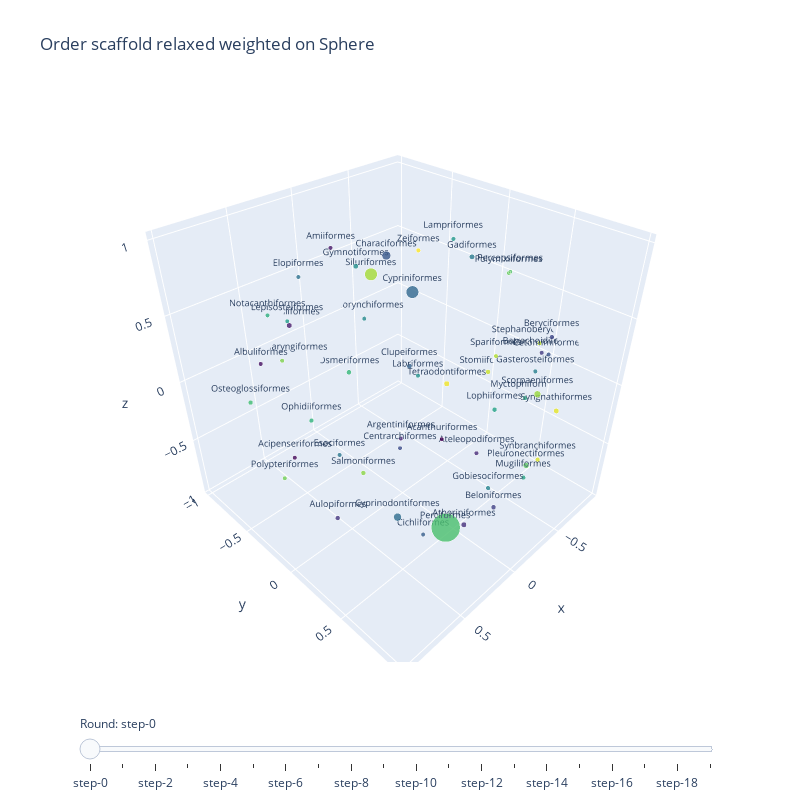

Notebook code for this chart:
### Code cell
# Now let's plot these for comparison.

# Use a slider to visualize the relaxation process.
fig = go.Figure()
rounds_to_plot = [5, 10, 15, 20, 25, 30, 35, 40, 45, 50, 55, 60, 65, 70, 75, 80, 85, 90, 95, 100]

# Precompute normalized marker sizes based on species count (consistent across all rounds).
# Scale counts to a pixel size range of 3–20.
_counts = random_taxa_mds_df['order'].map(order_counts)
_min, _max = _counts.min(), _counts.max()
marker_sizes = ((_counts - _min) / (_max - _min) * 17 + 3).values  # shape: (n_orders,)

# Add traces, one for each slider step
for step in range(len(rounds_to_plot)):
    filename = relaxed_order_scaffold_weighted_dir
    filename += f"/order-scaffold-weighted-relaxed_round{rounds_to_plot[step]}.csv"

    # reading data for that round
    tmp = pd.read_csv( filename )

    fig.add_trace(
        go.Scatter3d(
            x=tmp['x'],
            y=tmp['y'],
            z=tmp['z'],
            mode='markers+text',
            marker=dict(size=marker_sizes, color=tmp['order'].astype('category').cat.codes, colorscale='Viridis', opacity=0.8),
            text=tmp['order'],
            textposition='top center',
            textfont=dict(size=9),
            hovertext=tmp.order,
            name=f'Round {rounds_to_plot[step]}',
            visible=(step == 0)  # Only the first trace is visible initially
        )
    )
# Create slider steps
steps = []
for i in range(len(rounds_to_plot)):
    step = dict(
        method="update",
        args=[{"visible": [False] * len(rounds_to_plot)},
              {"title": f"Order scaffold relaxed weighted - Round {rounds_to_plot[i]}"}],  # layout attribute
    )
    step["args"][0]["visible"][i] = True  # Toggle i'th trace to "visible"
    steps.append(step)
sliders = [dict(
    active=0,
    currentvalue={"prefix": "Round: "},
    pad={"t": 50},
    steps=steps
)]
fig.update_layout(
    sliders=sliders,
    width=800,
    height=800,
    title="Order scaffold relaxed weighted on Sphere"
)
fig.show()
